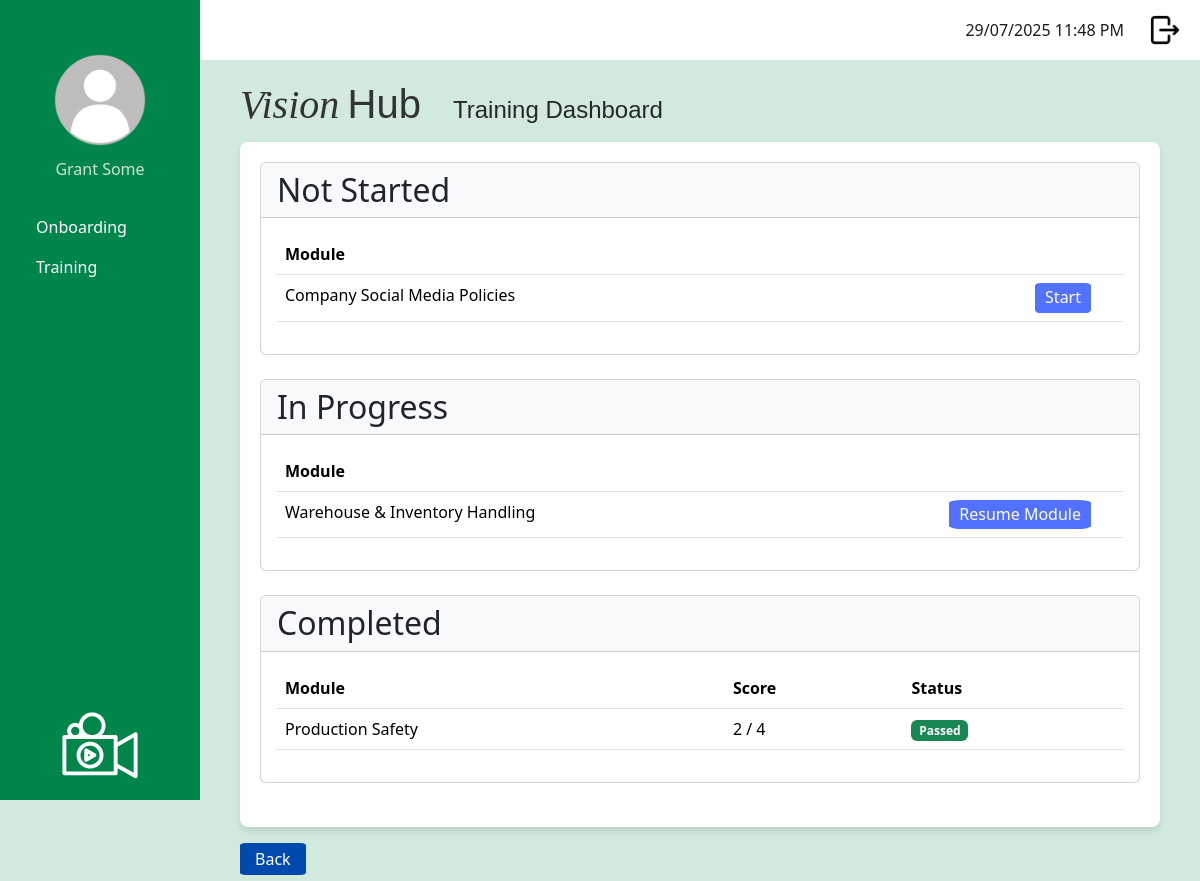
The app's page /dashboard_training (signed in) with its own data.
### app/models.py (models this page shows, shortened)
class User(UserMixin, db.Model):
    __tablename__ = 'user'
    id: so.Mapped[int] = so.mapped_column(primary_key = True)
    username: so.Mapped[str] = so.mapped_column(
        sa.String(120),
        index = True,
        unique = True
    )
    first_name: so.Mapped[str] = so.mapped_column(
        sa.String(50),
        index = True
    )
    surname: so.Mapped[str] = so.mapped_column(
        sa.String(50),
        index = True
    )
    job_title: so.Mapped[str] = so.mapped_column(
        sa.String(50),
        index = True
    )
    password_hash: so.Mapped[str] = so.mapped_column(
        sa.String(256)
    )
    is_onboarding: so.Mapped[bool] = so.mapped_column(
        default = False   # Default: Not onboarding
    )
    dateStarted: so.Mapped[datetime] = so.mapped_column(
        index=True,
        default = lambda:
            datetime.now(timezone.utc)
    )
    google_email: so.Mapped[Optional[str]] = so.mapped_column(
        sa.String(120),
        unique = True,
        nullable = True
    )
    profile_photo: so.Mapped[Optional[str]] = so.mapped_column(
        sa.String(120),
        nullable = True,
        default = 'profileDefault.png'
    )
    manager_id: so.Mapped[Optional[int]] = so.mapped_column(
        sa.ForeignKey('user.id'),
        nullable = True
    )
    manager: so.Mapped[Optional['User']] = so.relationship(
        'User',
        remote_side=[id],
        back_populates = 'manages'
    )
    manages: so.Mapped[List['User']] = so.relationship(
        'User',
        back_populates = 'manager'
    )
    role_id: so.Mapped[int] = so.mapped_column(
        sa.ForeignKey('role.id')
    )
    role: so.Mapped['Role'] = so.relationship(
        'Role',
        back_populates = 'users'
    )
    department_id: so.Mapped[int] = so.mapped_column(
        sa.ForeignKey('department.id')
    )
    department: so.Mapped['Department'] = so.relationship(
        'Department',
        back_populates = 'users'
    )
    module_progress: so.Mapped[List['UserModuleProgress']] = so.relationship(
        'UserModuleProgress', back_populates = 'user'
    )
    onboarding_path_id: so.Mapped[int] = so.mapped_column(
        sa.ForeignKey('onboarding_path.id'),
        nullable = True
    )
    onboarding_path: so.Mapped['OnboardingPath'] = so.relationship(
        'OnboardingPath'
    )

class TrainingModule (db.Model):
    __tablename__ = 'training_module'
    id: so.Mapped[int] = so.mapped_column(primary_key=True)
    module_title: so.Mapped[str] = so.mapped_column(
        sa.String(150), index=True, unique=True
    )
    module_description: so.Mapped[str] = so.mapped_column(
        sa.Text, nullable=False
    )
    module_instructions: so.Mapped[str] = so.mapped_column(
        sa.Text, nullable=False
    )
    video_url: so.Mapped[str] = so.mapped_column(
        sa.String(300), nullable=True
    )
    active: so.Mapped[bool] = so.mapped_column(
        sa.Boolean, nullable=False, default=True
    )
    questions: so.Mapped[List['Question']] = so.relationship(
        'Question',
        back_populates = 'training_module',
        cascade = 'all, delete-orphan')
    user_progress: so.Mapped[List['UserModuleProgress']] = so.relationship(
        'UserModuleProgress',
        back_populates = 'training_module'
    )
    onboarding_steps: so.Mapped[List['OnboardingStep']] = so.relationship(
        'OnboardingStep',
        back_populates = 'training_module',
        cascade = 'all, delete-orphan'
        )

### app/routes.py (the view)
@app.route('/dashboard_training', methods = ['GET'])
@login_required
def training_dashboard():
    if current_user.role.role_name != "staff":
        return redirect(url_for('logout'))
    onboarding_path = current_user.onboarding_path
    steps = onboarding_path.steps if onboarding_path else []
    active_modules = [
        step.training_module for step in steps if step.training_module.active
    ]
    completed_modules = []
    to_be_completed_modules = []
    in_progress_modules = []
    passing_threshold = 0.5
    for module in active_modules:
        progress = UserModuleProgress.query.filter_by(
            user_id=current_user.id,
            training_module_id=module.id
        ).order_by(UserModuleProgress.id.desc()).first()
        if not progress:
            to_be_completed_modules.append(module)
        else:
            total_questions = len(module.questions) or 1
            if progress.completed_date:
                if (progress.score is not None
                        and (progress.score / total_questions) >= passing_threshold):
                    completed_modules.append({
                        'module': module,
                        'score': progress.score,
                        'passed': True
                    })
                else:
                    to_be_completed_modules.append(module)
            else:
                in_progress_modules.append(module)
    return render_template(
        'dashboard_training.html',
        title="Training Dashboard",
        to_be_completed_modules=to_be_completed_modules,
        in_progress_modules=in_progress_modules,
        completed_modules=completed_modules
    )

### app/models.py (called while the page is built)
@login.user_loader
def load_user(id):
    return db.session.get(User, int(id))

### app/templates/dashboard_training.html
{% extends "base.html" %}
{% block content %}
<div class="page-container">
    <div class="card mb-4">
        <div class="card-header bg-light">
            <h2 class="mb-0">Not Started</h2>
        </div>
            <div class="card-body">
            {% if to_be_completed_modules %}
            <table class="table training-dash-table">
                <thead>
                <tr>
                    <th>Module</th>
                    <th></th>
                </tr>
                </thead>
                <tbody>
                {% for module in to_be_completed_modules %}
                    <tr>
                        <td>{{ module.module_title }}</td>
                        <td>
                            <a href="{{ url_for('take_training_module', module_id=module.id) }}" class="royal-blue-button" type="submit" name="action" value="start">
                                Start
                            </a>
                        </td>
                    </tr>
                {% endfor %}
                </tbody>
            </table>
            {% else %}
            <div class="m-3">
                <p>You have no training modules to start</p>
            </div>
            {% endif %}
        </div>
    </div>
    <div class="card mb-4">
        <div class="card-header bg-light">
            <h2 class="mb-0">In Progress</h2>
        </div>
        <div class="card-body">
        {% if in_progress_modules %}
            <table class="table training-dash-table">
                <thead>
                    <tr>
                        <th>Module</th>
                        <th></th>
                    </tr>
                </thead>
                <tbody>
                {% for module in in_progress_modules %}
                    <tr>
                        <td>{{ module.module_title }}</td>
                        <td>
                             <a href="{{ url_for('take_training_module', module_id=module.id) }}" type="submit" name="action" value="Resume" class="royal-blue-button">
                                Resume Module
                            </a>
                        </td>
                    </tr>
                {% endfor %}
                </tbody>
            </table>
            {% else %}
            <div class="m-3">
                <p>You have no in progress training modules</p>
             </div>
            {% endif %}
        </div>
    </div>
    <div class="card mb-4">
    <div class="card-header bg-light">
        <h2 class="mb-0">Completed</h2>
    </div>
    <div class="card-body">
        {% if completed_modules %}
        <table class="table">
            <thead>
            <tr>
                <th>Module</th>
                <th>Score</th>
                <th>Status</th>
            </tr>
            </thead>
            <tbody>
            {% for entry in completed_modules %}
                <tr>
                    <td>{{ entry.module.module_title }}</td>
                    <td>{{ entry.score }} / {{ entry.module.questions|length }}</td>
                    <td>
                        <span class="badge bg-success">Passed</span>
                    </td>
                </tr>
            {% endfor %}
            </tbody>
        </table>
        {% else %}
        <div class="m-3">
            <p>You have no completed training modules</p>
        </div>
        {% endif %}
    </div>
    </div>
</div>
{% endblock %}
{% block specific_buttons %}
    <div class = "button-container-outside-table">
        <a href="{{ url_for('staff_dashboard') }}" class="dark-blue-button">Back</a>
    </div>
{% endblock %}
{% block specific_heading %}
  <h1 class="page-title">Training Dashboard</h1>
{% endblock %}

### app/templates/base.html (shortened to what this page needs)
<!doctype html>
<html>
    <head>
            <link
            href="{{ url_for('static', filename='css/bootstrap.min.css') }}"
            rel="stylesheet"/>
            <link href="{{ url_for('static', filename='css/stylesheet.css') }}" rel="stylesheet"/>
        </head>
    <body>
         <div class="sidebar">
            <div class="profile-container">
                <form id="photoForm"
                    action="{{ url_for('update_profile_photo') }}"
                    method="POST"
                    enctype="multipart/form-data"
                    style="display:inline;">
                <img src="{{ url_for('static',
                                    filename='images/profilePhoto/'
                                        ~ (current_user.profile_photo or 'profileDefault.png')) }}"
                    id="profilePicture"
                    class="profilePicture"
                    alt="Click to change photo"
                    style="cursor:pointer; width:100px; height:100px;
                            object-fit:cover; border-radius:50%;">
                </form>
                <h5 class="profile-photo-text">{{ current_user.first_name|title }} {{ current_user.surname|title }}</h5>
            </div>
            <nav class="nav flex-column sideNavLink-container">
                {% if current_user.role.role_name == 'admin' %}
                    <a class="nav-link" href="#">Onboarding</a>
                    <a class="nav-link" href="{{ url_for('manage_training_modules') }}">Training</a>
                    <a class="nav-link" href="#">Knowledge Base</a>
                    <a class="nav-link" href="{{ url_for('manage_users') }}">User Managment</a>
                    <a class="nav-link" href="#">Onboarding</a>
                    <a class="nav-link" href="#">Reports</a>
                    <a class="nav-link" href="#">Content Management</a>
                    {% elif current_user.role.role_name == 'manager' %}
                    <a class="nav-link" href="#">Onboarding</a>
                    <a class="nav-link" href="#">Training</a>
                    <a class="nav-link" href="#">Reports</a>
                    {% elif current_user.role.role_name == 'staff' %}
                    <a class="nav-link" href="#">Onboarding</a>
                    <a class="nav-link" href="{{ url_for('training_dashboard') }}">Training</a>
                {% endif %}
            </nav>
            <img src="{{ url_for('static', filename='images/logoImageWhite.svg') }}" class="sidebarLogo">
        </div>
         <div class="top-bar">
            <div class="d-flex align-items-center">
                <span class="me-3" id="clock"></span>
                <a href="{{ url_for('logout') }}" class="logout-link">
                    <img src="{{ url_for('static', filename='images/logout.png') }}" class="logout-image">
                </a>
            </div>
        </div>
        <div class="logo-name-container">
            <h2 class="logo-text">
                <span class="logo-vision">Vision</span>
                <span class="logo-hub">Hub</span>
            </h2>
            {% block specific_heading %}{% endblock %}
        </div>
        <div class="content">
            {% block content %}
            {% endblock %}
        </div>
        <div class = "button-area">
            {% block specific_buttons %}{% endblock %}
        </div>
    </body>
</html>

### app/static/css/stylesheet.css (style rules this page uses)
body { color: #000000; background-color: #d1eadd ; }
.logo-name-container { display: flex; align-items: baseline; margin-left: 240px; margin-top: 20px; margin-bottom: 5px; gap: 2rem; color: #333; }
.logo-vision { font-family: 'Playfair Display', serif; font-weight: 450; font-style: italic; font-size: 2.5rem; }
.logo-hub { font-family: 'Montserrat', sans-serif; font-weight: 200; font-size: 2.5rem; margin-left: 0; }
.sidebar { background-color: #00854a; color: white; font-size: 1rem; font-weight: 400; height: 100vh; position: fixed; width: 200px; padding: 20px; display: flex; flex-direction: column; justify-content: space-between; text-align: left }
.profile-photo-text { font-size: 1rem; font-weight: 200; color: rgb(211, 225, 211); text-align: center; }
.sidebarLogo { max-width: 100%; width: 120px; height: auto; display: block; margin: 0 auto; margin-top: auto; }
.profilePicture { display: block; margin: 30px auto 10px auto; border-radius: 50%; width: 80px; height: 80px; object-fit: cover; }
.sideNavLink-container { margin-top: 20px; }
.nav-link { border-radius: 0.5rem; color: white; }
.top-bar { background-color: white; height: 60px; padding: 10px 20px; margin-left: 200px; display: flex; justify-content: flex-end; align-items: center; }
.logout-image { width: 30px; height: 30px; object-fit: cover; margin-left: 10px; }
#clock { color: #1a1d1c; margin-right: 20px; }
.royal-blue-button { background-color: #5271FF; color: white; padding: 5px 10px; border-radius: 10%; text-decoration: none; font-size: 1rem; line-height: 1.2; border: none; box-shadow: none; }
.dark-blue-button { background-color: #004AAD; color: white; padding: 5px 15px; border-radius: 8%; text-decoration: none; margin: auto; font-size: 1rem; line-height: 1.2; border: none; box-shadow: none; }
.button-container-outside-table { display: inline-block; margin-top: 20px; margin-bottom: 10px; margin-left: 240px; }
.content { background-color: white; border-radius: 8px; margin-left: 240px; padding: 20px; box-shadow: 0 4px 6px rgba(0, 0, 0, 0.1); max-width: calc(100% - 240px - 40px); }
.page-title { font-family: 'Montserrat', sans-serif; font-size: 1.5rem; font-weight: 200; color: #242827; }
.training-dash-table td:last-child { text-align: right; padding-right: 2rem; }

### records on screen
User: profile_photo (placeholder picture), first_name "Grant", surname "Some"
TrainingModule: module_title "Company Social Media Policies"
TrainingModule: module_title "Warehouse & Inventory Handling"
TrainingModule: module.module_title "Production Safety"

### other values on screen
{{ entry.score }} "2"
{{ entry.module.questions|length }} "4"
